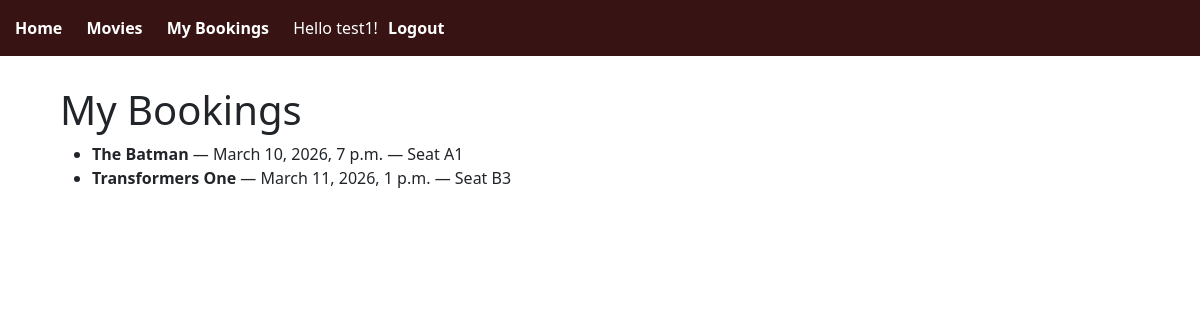
The app's page /bookings-page/ (signed in), older data.
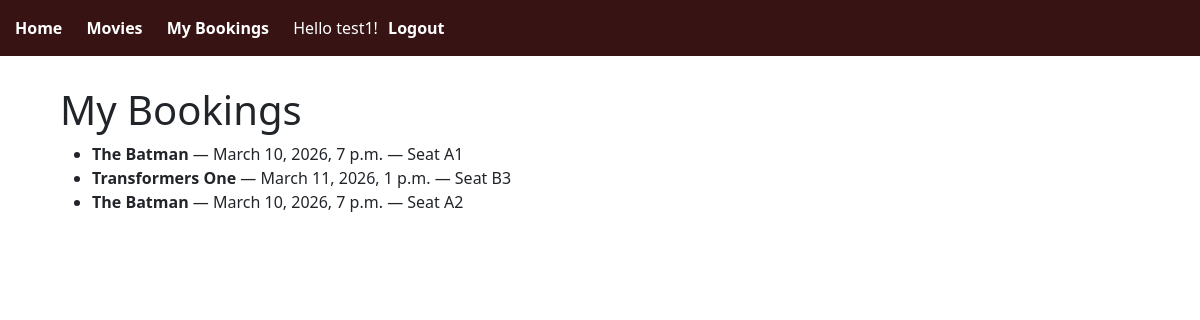
The same page, newer data.
### bookings/models.py (models this page shows, shortened)
class Booking(models.Model):
    seat = models.ForeignKey(Seat, on_delete=models.CASCADE)
    user = models.ForeignKey(User, on_delete=models.CASCADE)
    booking_date = models.DateTimeField(auto_now_add=True)

class Seat(models.Model):
    showing = models.ForeignKey(Showing, on_delete=models.CASCADE)
    seat_number = models.CharField(max_length=5)
    booking_status = models.BooleanField()

class Showing(models.Model):
    movie = models.ForeignKey(Movie, on_delete=models.CASCADE)
    start_time = models.DateTimeField()

class Movie(models.Model):
    title = models.CharField(max_length=190)
    description = models.TextField()
    release_date = models.DateField()
    duration = models.PositiveIntegerField(help_text="Time in minutes")

### bookings/views.py (the view)
# urls.py: path('bookings-page/', views.booking_history, name='booking_history'),
@login_required
def booking_history(request):
    bookings = Booking.objects.filter(user=request.user).select_related(
        'seat__showing__movie',
        'seat__showing',
        'seat'
    )
    return render(request, 'bookings/booking_history.html', {'bookings': bookings})

### bookings/templates/bookings/booking_history.html
<!DOCTYPE html>
{% extends "bookings/base.html" %}
{% block content %}
<html>
<body>
    <h1>My Bookings</h1>
    <ul>
      {% for b in bookings %}
        <li>
          <strong>{{ b.seat.showing.movie.title }}</strong>
          — {{ b.seat.showing.start_time }}
          — Seat {{ b.seat.seat_number }}
        </li>
      {% empty %}
        <li>No bookings yet.</li>
      {% endfor %}
    </ul>
</body>
</html>
{% endblock %}

### bookings/templates/bookings/base.html (shortened to what this page needs)
<!DOCTYPE html>
<html>
<head>
    <link href="https://cdn.jsdelivr.net/npm/bootstrap@5.3.2/dist/css/bootstrap.min.css" rel="stylesheet">
</head>
<body>
    <nav>
        <a href="/">Home</a>
        <a href="/movies-page/">Movies</a>
        <a href="/bookings-page/">My Bookings</a>
        {% if user.is_authenticated %}
            <span style="color: white;">Hello {{ user.username }}!</span>
            <form action="{% url 'logout' %}" method="post" style="display:inline;">
                <button type="submit" style="background:none;border:none;color:white;font-weight:bold;cursor:pointer;">
                Logout
                </button>
            </form>
        {% else %}
            <a href="/accounts/login/">Login</a>
            <a href="/signup/">Sign Up</a>
        {% endif %}
    </nav>
    <div class="container">
        {% block content %}
        {% endblock %}
    </div>
    </body>
</html>

### bookings/templates/bookings/base.html (style rules this page uses)
nav { background-color: #371313; padding: 15px; }
nav a { color: white; text-decoration: none; margin-right: 20px; font-weight: bold; }
.container { padding: 30px; }

Row changes from the older to the newer data that the page shows:
added Booking: seat.showing.movie "The Batman", seat.showing.start_time "March 10, 2026, 7 p.m.", seat.seat_number "A2"
